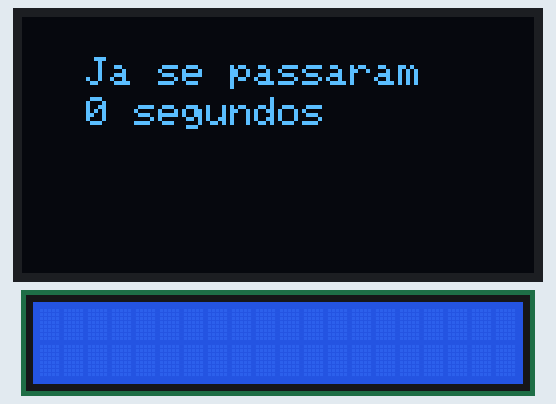
The sketch below on a simulated Arduino Uno, built with avr-gcc and run on an emulated ATmega328P. Shown: 128×64 one-colour display, 20×2 character LCD.

Above: at 0.28 s.
At 4.1 s:
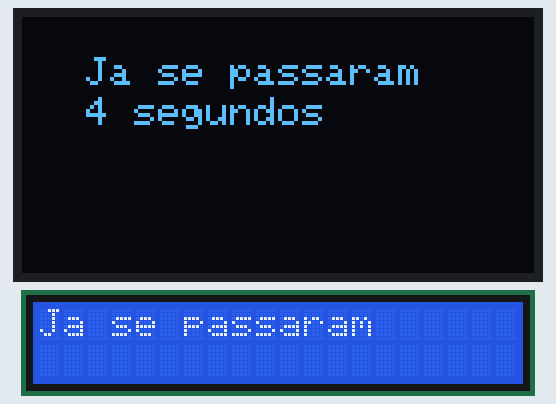
At 9.1 s:
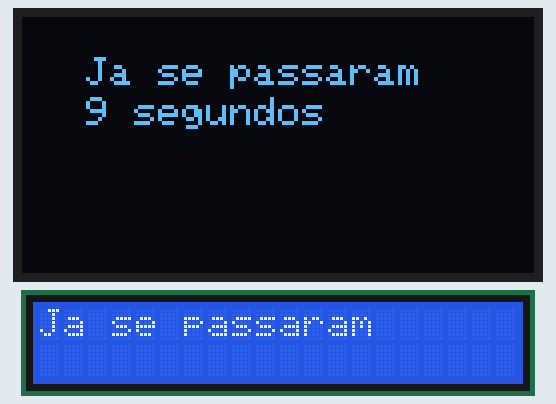
At 19.1 s:
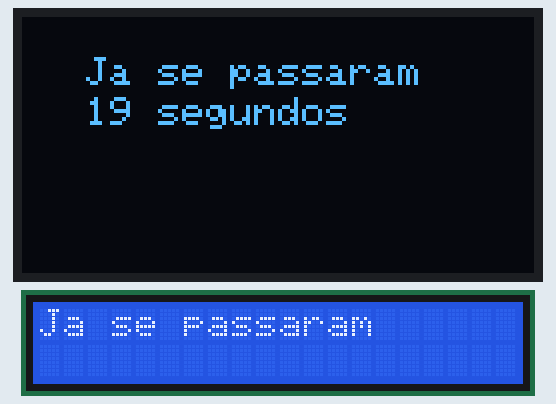
At 29.1 s:
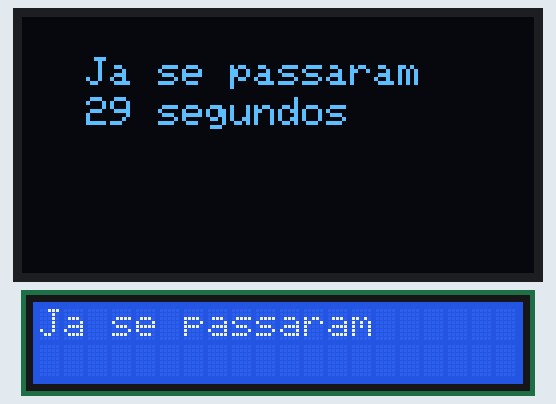
At 38.1 s:
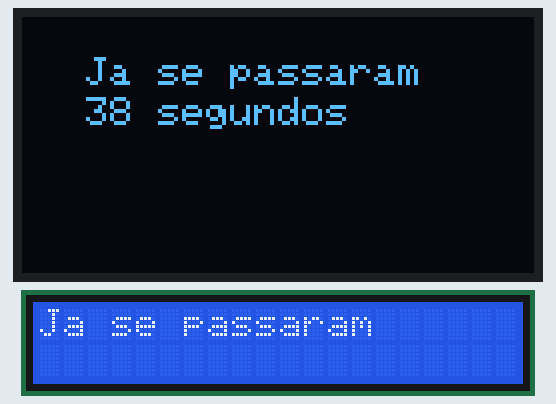

The sketch:

code.ino
```cpp
#include <Wire.h>
#include <Adafruit_GFX.h>
#include <Adafruit_SSD1306.h>
#include <LiquidCrystal_AIP31068_I2C.h>

Adafruit_SSD1306 display(128, 64, &Wire, -1);
LiquidCrystal_AIP31068_I2C lcd(0x3E, 20, 2);

void setup()
{
	Serial.begin(9600);
	display.begin(SSD1306_SWITCHCAPVCC, 0x3C);
	display.setTextSize(1);
	display.setTextColor(SSD1306_WHITE);

	lcd.init();
}

void loop()
{
	display.clearDisplay();
	display.setCursor(10, 10);
	display.print(F(" Ja se passaram"));
	display.setCursor(10, 20);
	display.print(F(" "));
	display.print(millis() / 1000);
	display.print(F(" segundos"));
	display.display();

	lcd.clear();
	lcd.setCursor(0, 0);
	lcd.print(F("Ja se passaram"));
}
```

Measured:
- what the display in image 1 shows lasts 1.0 s, from 4.1 s to 5.1 s
